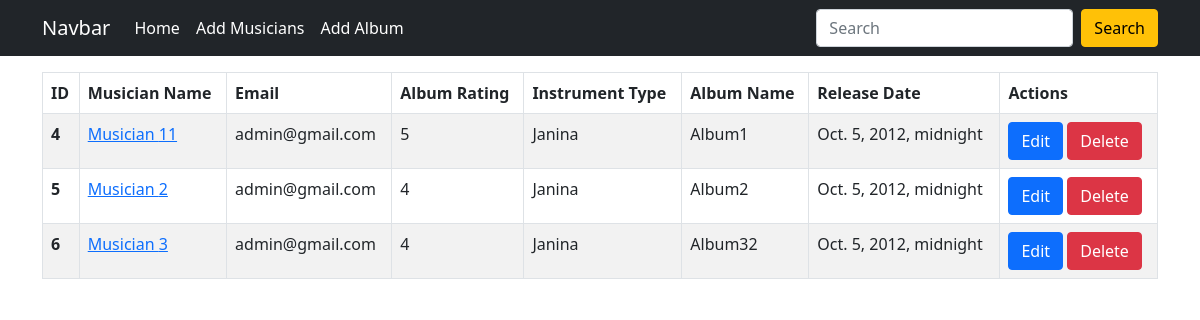
The page / on the database its author committed.
### album/models.py (models this page shows)
class Albums( models.Model ):
    name = models.CharField(max_length=100)
    musician = models.ForeignKey(Musician, on_delete=models.CASCADE)
    release_date = models.DateTimeField()
    RATING = [('1','One'),
              ('2','Two'),
              ('3','Three'),
              ('4','Four'),
              ('5','Five'),
              ]
    rating = models.CharField(choices=RATING, max_length=50)

### musician/models.py (models this page shows, shortened)
class Musician(models.Model):
    first_name = models.CharField(max_length=50)
    last_name = models.CharField(max_length=50)
    email = models.EmailField()
    phone_number = models.CharField(max_length=15)
    instrument_type = models.CharField(max_length=200)

### Musicians_Directory/views.py (the view)
# urls.py: path('', views.home, name="home"),
def home(request):
    data = Albums.objects.all()
    return render(request,'base.html',{'value': data})

### templates/base.html (shortened to what this page needs)
<!doctype html>
<html lang="en">
  <head>
    <link href="https://cdn.jsdelivr.net/npm/bootstrap@5.0.2/dist/css/bootstrap.min.css" rel="stylesheet">
  </head>
  <body>
<div class="container-fluid bg-dark">
    <nav class="navbar navbar-expand-lg navbar-dark bg-dark">
        <div class="container">
          <a class="navbar-brand" href="#">Navbar</a>
          <div class="collapse navbar-collapse" id="navbarSupportedContent">
            <ul class="navbar-nav me-auto mb-2 mb-lg-0 d-flex ">
              <li class="nav-item">
                <a class="nav-link active" aria-current="page" href="{% url 'home' %}">Home</a>
              </li>
              <li class="nav-item">
                <a class="nav-link active" aria-current="page" href="{% url 'musicians' %}">Add Musicians</a>
              </li>
              <li class="nav-item">
                <a class="nav-link active" aria-current="page" href="{% url 'album' %}">Add Album</a>
              </li>
            </ul>
            <form class="d-flex">
              <input class="form-control me-2" type="search" placeholder="Search" aria-label="Search">
              <button class="btn btn-warning" type="submit">Search</button>
            </form>
          </div>
        </div>
      </nav>
</div>
    {% block content %}
    <div class="container">
      <table class="table table-striped table-hover table-bordered mt-3">
        <thead>
          <tr>
            <th scope="col">ID</th>
            <th scope="col">Musician Name</th>
            <th scope="col">Email</th>
            <th scope="col">Album Rating</th>
            <th scope="col">Instrument Type</th>
            <th scope="col">Album Name</th>
            <th scope="col">Release Date</th>
            <th scope="col">Actions</th>
          </tr>
        </thead>
        <tbody>
         {% for val in value %}
          <tr>
            <th scope="row">{{val.id}}</th>
           <td> <a href="{% url 'edit_musician' val.musician.id %}"> {{val.musician.first_name}} {{val.musician.last_name}}</a></td>
            <td>{{val.musician.email}} </td>
            <td>{{val.rating}}</td>
            <td>{{val.musician.instrument_type}}</td>
            <td>{{val.name}}</td>
            <td>{{val.release_date}}</td>
            <td>
              <a href="{% url 'edit_album' val.id %}" class="btn btn-primary">Edit</a>
              <a href="{% url 'delete_musician' val.musician.id %}" class="btn btn-danger">Delete</a>
            </td>
          </tr>
        {% endfor %}
        </tbody>
      </table>
    </div>
    {% endblock content %}
  </body>
</html>

### rows shown on the page
Albums: id "4", musician.first_name "Musician", musician.last_name "11", musician.email "admin@gmail.com", rating "5", musician.instrument_type "Janina", name "Album1", release_date "Oct. 5, 2012, midnight"
Albums: id "5", musician.first_name "Musician", musician.last_name "2", musician.email "admin@gmail.com", rating "4", musician.instrument_type "Janina", name "Album2", release_date "Oct. 5, 2012, midnight"
Albums: id "6", musician.first_name "Musician", musician.last_name "3", musician.email "admin@gmail.com", rating "4", musician.instrument_type "Janina", name "Album32", release_date "Oct. 5, 2012, midnight"
